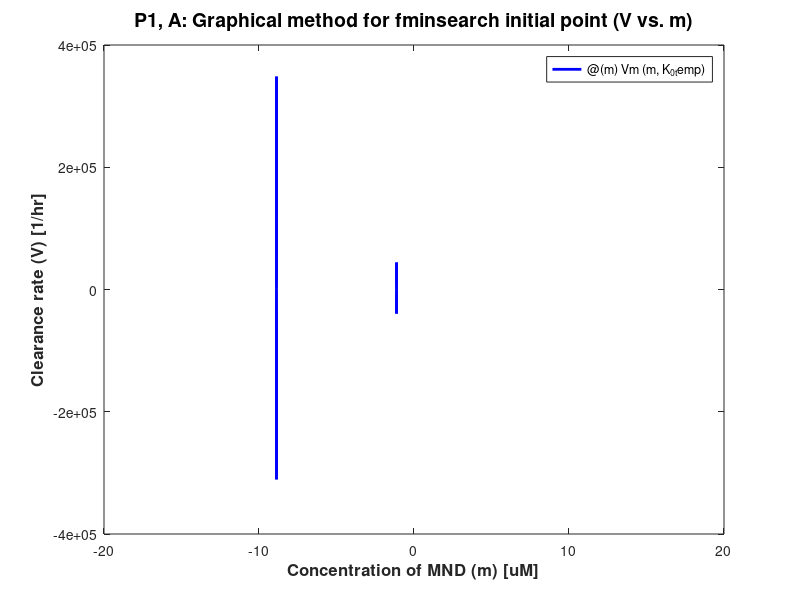

Write the MATLAB code that produced this figure. (Note: this script raises an error after producing the figure.)
% Robert Heeter
% BIOE 391 Numerical Methods
% EXAM 1 MATLAB SCRIPT

clc, clf, clear, close all

%% PROBLEM 1, PART A
disp('PROBLEM 1');

% Constants and equation
V_max = 1.25; % maximum degradation rate (1/hr)
K = 1; % Michaelis-Menten constant characterizing saturation of liver enzymes (uM)
Vm = @(m,K_0) (V_max.*m)./(K+m+(m.^2./K_0)); % kinetic equation as function of m (concentration of MND) and K_0 (patient-specific substrate-inhibition constant)

% Graphical method to find initial point for fminsearch
figure
K_0_temp = 10;
fplot(@(m) Vm(m,K_0_temp),[-20, 20],'-b','LineWidth',2);
xlabel('Concentration of MND (m) [uM]','FontSize',12,'FontWeight','bold');
ylabel('Clearance rate (V) [1/hr]','FontSize',12,'FontWeight','bold');
title('P1, A: Graphical method for fminsearch initial point (V vs. m)','FontSize',14,'FontWeight','bold');
ax = gca;
ax.XAxisLocation = 'origin';
ax.YAxisLocation = 'origin';

guess1 = 0; % graphical method shows approximate maximum near m ~ 0

% Example of fminsearch function, using initial point m ~ 0
K_0 = 10; % sample K_0 value to test vm_fminsearch function
[V_star,m_star] = vm_fminsearch(Vm,guess1,K_0); % vm_fminsearch function written and end of document

% Display results
disp('P1,A: Fminsearch method example output:');
fprintf('K_0 [uM] = %d\nmaximum (m_star, V_star) [uM, 1/hr] = (%f, %f)\n\n',K_0,m_star,V_star);


%% PROBLEM 1, PART B

% Determine points
guess1 = 0; % graphical method in part A shows approximate maximum near m ~ 0
K_0_int = (10:0.1:150)'; % interval of K_0 values
m_star_int = zeros(size(K_0_int)); % preallocate
for i = 1:length(K_0_int)
    [~,m_star_int(i)] = vm_fminsearch(Vm,guess1,K_0_int(i)); % find value of m_star at each K_0 value
end

% Make figure
figure
plot(K_0_int,m_star_int,'-r','LineWidth',2);
xlabel('Patient-specific substrate-inhibition constant (K_0) [uM]','FontSize',12,'FontWeight','bold');
ylabel('Maximum concentration of MND (m*) [uM]','FontSize',12,'FontWeight','bold');
title('P1, B: Maximum concentration of MND vs. patient-specific substrate-inhibition constant','FontSize',14,'FontWeight','bold');
axis([0 160 0 13]);


%% PROBLEM 1, PART C

% Graphical method to find initial point for fzero
V_star_int = Vm(m_star_int,K_0_int); % use interval of m_star values from part B

figure
hold on
fplot(1,'-k','LineWidth',1);
plot(K_0_int,V_star_int,'-g','LineWidth',2);
xlabel('Patient-specific substrate-inhibition constant (K_0) [uM]','FontSize',12,'FontWeight','bold');
ylabel('Maximum clearance rate (V*) [1/hr]','FontSize',12,'FontWeight','bold');
title('P1, C: Graphical method for fzero initial point (V* vs. K_0)','FontSize',14,'FontWeight','bold');
axis([0 160 0.6 1.2]);
hold off

guess2 = 65; % graphical method shows V* ~ 1 near K_0 = 65

% Use fzero to find K_0 that gives V* = 1.0/hr
[K_0_crit,V_star_rel] = fzero(@(K_0) 1-(vm_fminsearch(Vm,guess1,K_0)),guess2); % minimize (1-maximum of Vm) depending on K_0

% Display results
disp('P1,C: Fzero method output:')
fprintf('K_0 [uM] = %f\nV_star [1/hr] = %f\n\n',K_0_crit,V_star_rel+1);


%% PROBLEM 2, PART A
disp('PROBLEM 2');

% Example shear strain equation and analytical derivative
ux = @(x) (x.^2).*exp(-0.1.*x);
dudx = @(x) (2.*x.*exp(-0.1.*x)) - (0.1.*(x.^2).*exp(-0.1.*x));

% Determine points
x_int = (0:1:15)';
dudx_cdd = zeros(size(x_int));
for i = 1:length(x_int)
    dudx_cdd(i) = shearstrain(ux,x_int(i));
end
dudx_exact = dudx(x_int);
er = abs(dudx_exact - dudx_cdd)./dudx_exact;

% Display results
disp('P2,A: Comparing CDD approximation and analytical derivative:') % display results
fprintf(' x:        du/dx (approx):   du/dx (exact):   True rel. error: \n');
fprintf(' %4.1f     %7.4f           %7.4f           %g\n',[x_int,dudx_cdd,dudx_exact,er]');
disp(' ');

% Plot results
figure
plot(x_int,dudx_cdd,'-r','LineWidth',2);
xlabel('x','FontSize',12,'FontWeight','bold');
ylabel('du/dx','FontSize',12,'FontWeight','bold');
title('P2, A: Approximated (CDD) derivative of u(x) = x^2e^{-0.1x}','FontSize',14,'FontWeight','bold');
axis([-1 16 -0.5 5]);

figure
plot(x_int,er,'-k','LineWidth',2);
xlabel('x','FontSize',12,'FontWeight','bold');
ylabel('True relative error of CDD approximation','FontSize',12,'FontWeight','bold');
title('P2, A: True relative error of CDD derivative approximation of u(x) = x^2e^{-0.1x}','FontSize',14,'FontWeight','bold');
axis([-1 16 0 1e-7]);


%% PROBLEM 2, PART B

% Graphical method to find initial point for fzero
figure
fplot(dudx,[-5,30],'-m','LineWidth',2);
xlabel('x','FontSize',12,'FontWeight','bold');
ylabel('du/dx','FontSize',12,'FontWeight','bold');
title('P2, B: Graphical method for fzero initial point (x vs. du/dx)','FontSize',14,'FontWeight','bold');
ax = gca;
ax.XAxisLocation = 'origin';
ax.YAxisLocation = 'origin';
axis([-6 31 -25 10]);

guess1 = 20; % graphical method shows du/dx ~ 0 near x = 20

% Use fzero to find du/dx = 0
[x_root,dudx_root] = fzero((@(x) shearstrain(ux,x)),guess1); % minimize shearstrain function (CDD derivative approximation)

% Display results
disp('P2,B: Fzero method output:');
fprintf('root of dudx = (%f, %f)\n\n',x_root,dudx_root);


%% PROBLEM 2, PART C

% Use fminbnd to find maximum of u(x)
guess_lower = 10; % upper and lower guesses given maximum occurs around root (x = 20);
guess_upper = 30;

[x_max,ux_max] = fminbnd(@(x) -1*ux(x),guess_lower,guess_upper); % use fminbnd for negative u(x) for maximum
ux_max = -1*ux_max; % ux_max is -1*fminbnd output

% Display results
disp('P2,C: Fminbnd method output:');
fprintf('max of u(x) = (%f, %f)\n\n',x_max,ux_max);


%% Additional Functions

function [V_star, m_star] = vm_fminsearch(Vm,guess,K_0)
% ABOUT: Implements fminsearch to find maximum of function Vm near an
% initial value.
% INPUTS: Vm = function; guess = initial point; K_0 = K_0 parameter for Vm
% OUTPUTS: V_star = Vm-value at maximum; m_star = m-value at maximum

[m_star,V_temp] = fminsearch(@(m) -1*Vm(m,K_0),guess); % use fminsearch for negative function for maximum
V_star = -1*V_temp; % V_star is -1*fminbnd output

end

function [dudx] = shearstrain(ux,x0,h,ea)
% ABOUT: Implements centered divided-difference approximation for
% derivative of u(x) at x0 for incrementally smaller step sizes (h)
% INPUTS: ux = function; x0 = point for derivative; h = step size; ea =
% approximate relative error threshold
% OUTPUTS: dudx = derivative approximation at x0

% Check inputs
if nargin < 2 || isempty(ux) || isempty(x0)
    error('At least 2 input arguments required.')
end

if nargin < 3 || isempty(h)
    if x0 ~= 0
        h = abs(x0)/10;
    else
        h = 1;
    end
end

if nargin < 4 || isempty(ea)
    ea = 0.0001;
end

% Iterate CDD until iteration or error thresholds are reached
dudx_old = (ux(x0+h) - ux(x0-h))/(2*h); % centered divided difference formula
maxit = 50; % maximum number of iterations
iter = 0;
er = 100;

while (1)
    h = h/2;
    iter = iter+1;
    dudx = (ux(x0+h) - ux(x0-h))/(2*h); % centered divided difference formula
    if dudx ~= 0
        er = abs((dudx-dudx_old)/dudx)*100;
    end
    if er < ea || iter >= maxit
        break
    end
    dudx_old = dudx;
    h = h/2;
end

end